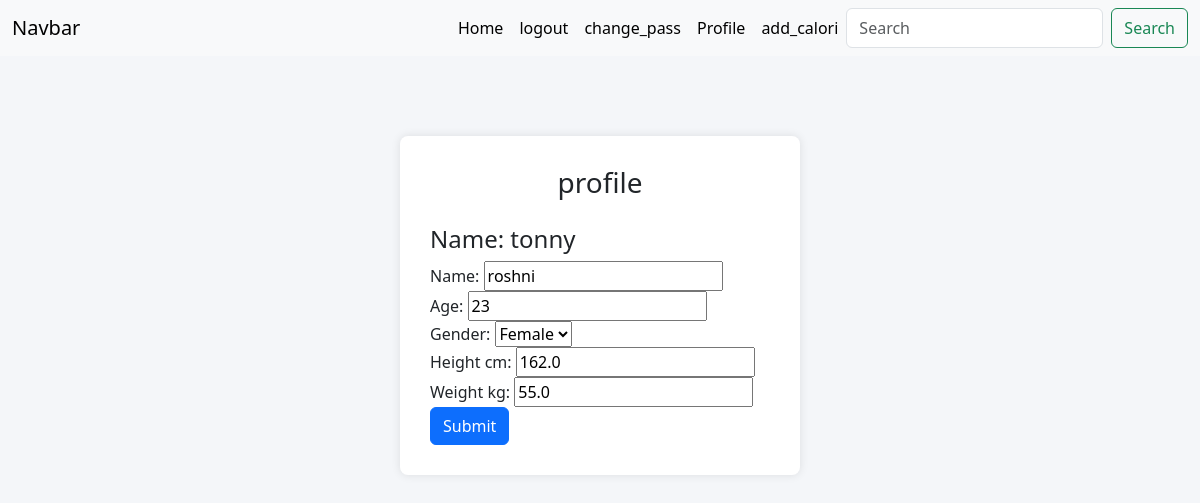
The page /update_profile (signed in) on the database its author committed.
### caloryApp/models.py (models this page shows, shortened)
class CustomModel(AbstractUser):
    def __str__(self):
        return self.username

class UserProfile(models.Model):
    GENDER_CHOICES = (
        ('Male', 'Male'),
        ('Female', 'Female'),
    )
    user = models.OneToOneField(CustomModel, on_delete=models.CASCADE, related_name="profile_user",null=True)
    name =models.CharField(max_length=100,null=True)
    age = models.PositiveIntegerField(null=True)
    gender = models.CharField(max_length=10, choices=GENDER_CHOICES,null=True)
    height_cm = models.FloatField(null=True)
    weight_kg = models.FloatField(null=True)

### lima_20_Calorycounter/views.py (the view)
# urls.py: path('update_profile',update_profile, name="update_profile"),
def update_profile(request):
    profile = UserProfile.objects.get(user=request.user)
    if request.method == 'POST':
        form = UserProfileForm(request.POST, instance=profile)
        if form.is_valid():
            form.save()
            return redirect('profile_page')
    else:
        form = UserProfileForm(instance=profile)
    return render(request,"update_profile.html" , {'form': form})

### caloryApp/forms.py
class UserProfileForm(forms.ModelForm):
    class Meta:
        model = UserProfile
        fields = [ 'name','age', 'gender', 'height_cm', 'weight_kg']

### templates/update_profile.html (shortened to what this page needs)
{% extends "master.html" %}
{% block body %}
<!DOCTYPE html>
<html lang="en">
<head>
  <link href="https://cdn.jsdelivr.net/npm/bootstrap@5.3.0/dist/css/bootstrap.min.css" rel="stylesheet">
</head>
<body>
  <div class="container">
    <div class="login-container">
      <h3 class="form-title">profile</h3>
      <h4>Name: {{request.user.username}}</h4>
      <form method="POST" action="">
        {{form}}
        <input type="submit" class="btn btn-primary" value="Submit">
      </form>
    </div>
  </div>
</body>
</html>
{% endblock body %}

### templates/update_profile.html (style rules this page uses)
body { background-color: #f4f6f9; }
.login-container { max-width: 400px; margin: 80px auto; background: #ffffff; padding: 30px; border-radius: 8px; box-shadow: 0 0 10px rgba(0, 0, 0, 0.1); }
.form-title { text-align: center; margin-bottom: 25px; }

### rows shown on the page
CustomModel: user.username "tonny"
UserProfile: name "roshni", age "23", gender "Female", height_cm "162.0", weight_kg "55.0"
